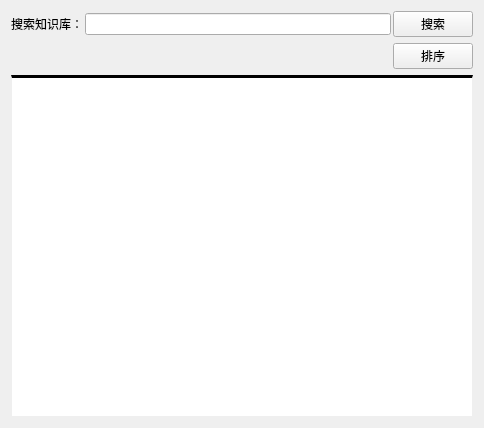
<?xml version="1.0" encoding="UTF-8"?>
<ui version="4.0">
 <class>recent_kl_widget</class>
 <widget class="QWidget" name="recent_kl_widget">
  <property name="geometry">
   <rect>
    <x>0</x>
    <y>0</y>
    <width>484</width>
    <height>428</height>
   </rect>
  </property>
  <property name="sizePolicy">
   <sizepolicy hsizetype="Preferred" vsizetype="Preferred">
    <horstretch>0</horstretch>
    <verstretch>0</verstretch>
   </sizepolicy>
  </property>
  <property name="minimumSize">
   <size>
    <width>0</width>
    <height>0</height>
   </size>
  </property>
  <property name="windowTitle">
   <string>km启动窗口</string>
  </property>
  <layout class="QGridLayout" name="gridLayout">
   <item row="2" column="0">
    <widget class="QListWidget" name="listwidget">
     <property name="acceptDrops">
      <bool>false</bool>
     </property>
     <property name="styleSheet">
      <string notr="true">QListWidget {
   border-top: 3px solid #000000; /*黑色上边框*/
}
QListWidget::item {
   background-color: #f0f0f0;  /* 设置项目的背景颜色为浅灰色 */
   border: 1px solid #d3d3d3;  /* 设置项目的边框为1像素的浅灰色实线 */
   padding: 1px;  /* 设置项目内容的内边距为1像素 */
   margin: 1px;  /* 设置项目的外边距为1像素 */
}
QListWidget::item:selected {
   background-color: #a0c4ff;  /* 设置选中项目的背景颜色为浅蓝色 */
   color: white;  /* 设置选中项目的字体颜色为白色 */
}</string>
     </property>
    </widget>
   </item>
   <item row="1" column="0">
    <layout class="QHBoxLayout" name="horizontalLayout">
     <property name="spacing">
      <number>0</number>
     </property>
     <item>
      <widget class="QLabel" name="hint_label">
       <property name="text">
        <string/>
       </property>
      </widget>
     </item>
     <item>
      <spacer name="horizontalSpacer">
       <property name="orientation">
        <enum>Qt::Orientation::Horizontal</enum>
       </property>
       <property name="sizeHint" stdset="0">
        <size>
         <width>40</width>
         <height>20</height>
        </size>
       </property>
      </spacer>
     </item>
     <item>
      <widget class="QPushButton" name="sort_button">
       <property name="sizePolicy">
        <sizepolicy hsizetype="Minimum" vsizetype="Fixed">
         <horstretch>0</horstretch>
         <verstretch>0</verstretch>
        </sizepolicy>
       </property>
       <property name="text">
        <string>排序</string>
       </property>
      </widget>
     </item>
    </layout>
   </item>
   <item row="0" column="0">
    <layout class="QHBoxLayout" name="horizontalLayout_4">
     <property name="spacing">
      <number>2</number>
     </property>
     <item>
      <widget class="QLabel" name="label">
       <property name="text">
        <string>搜索知识库：</string>
       </property>
      </widget>
     </item>
     <item>
      <widget class="QLineEdit" name="search_lineEdit"/>
     </item>
     <item>
      <widget class="QPushButton" name="search_pushButton">
       <property name="text">
        <string>搜索</string>
       </property>
      </widget>
     </item>
    </layout>
   </item>
  </layout>
 </widget>
 <resources/>
 <connections/>
</ui>
